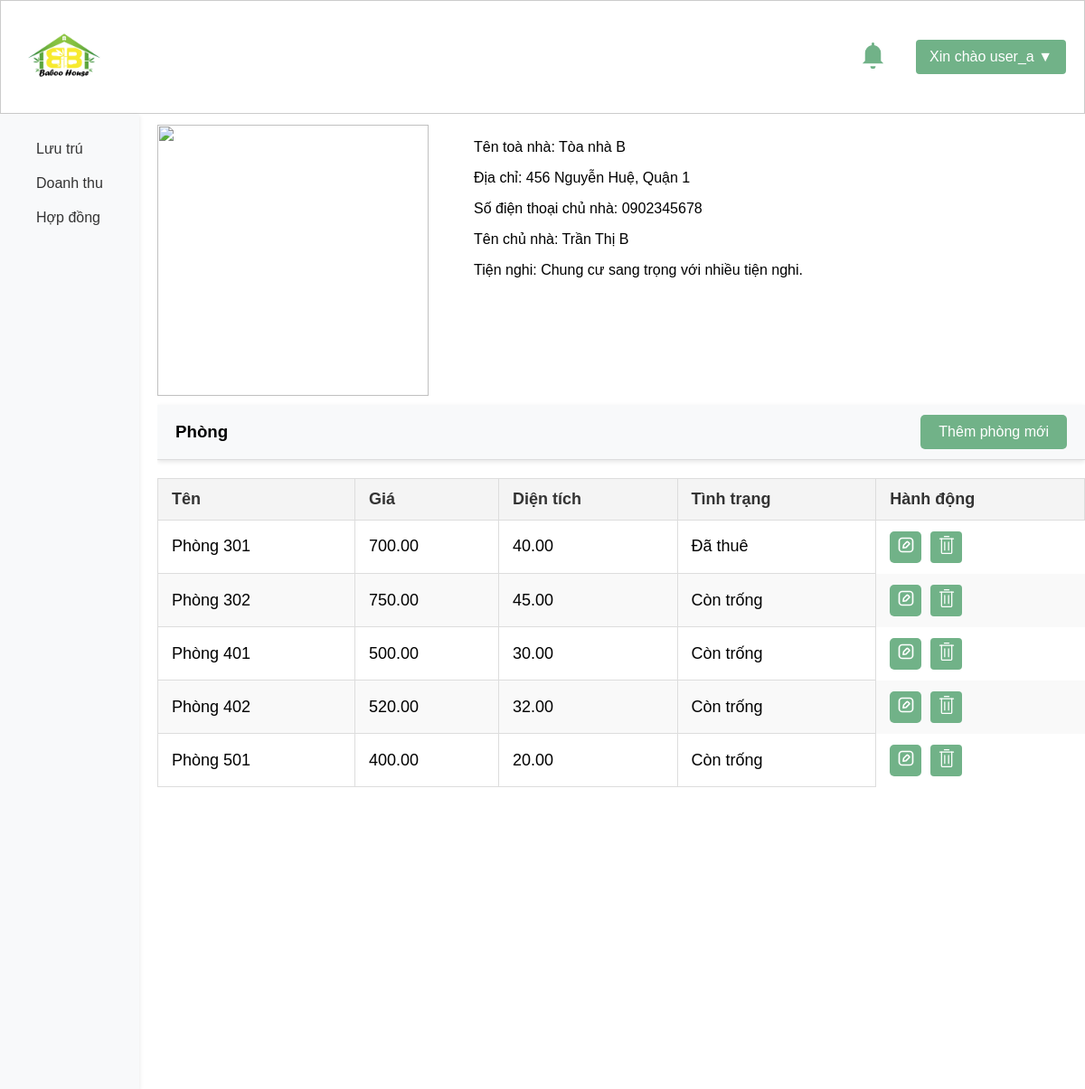
/templates/edit_rooms.php?building_id=2 (signed in), run on the app's committed database.
### tables this page shows
CREATE TABLE `buildings` (
  `building_id` int(11) NOT NULL,
  `user_id` int(11) DEFAULT NULL,
  `name` varchar(255) DEFAULT NULL,
  `address` varchar(255) DEFAULT NULL,
  `rental_price` decimal(10,2) DEFAULT NULL,
  `owner_name` varchar(255) DEFAULT NULL,
  `owner_phone` varchar(50) DEFAULT NULL,
  `building_type` varchar(50) DEFAULT NULL,
  `electricity_price` decimal(10,2) DEFAULT NULL,
  `water_price` decimal(10,2) DEFAULT NULL,
  `description` text DEFAULT NULL,
  `last_modified` datetime DEFAULT NULL,
  `photo_urls` text DEFAULT NULL,
  `approved` tinyint(1) DEFAULT 0
);

CREATE TABLE `rooms` (
  `room_id` int(11) NOT NULL,
  `building_id` int(11) DEFAULT NULL,
  `room_name` varchar(255) DEFAULT NULL,
  `area` decimal(10,2) DEFAULT NULL,
  `rental_price` decimal(10,2) DEFAULT NULL,
  `room_type` varchar(50) DEFAULT NULL,
  `room_status` varchar(50) DEFAULT NULL,
  `photo_urls` text DEFAULT NULL
);

### admin/getallroom.php (called while the page is built, shortened)
<?php
require '../config/database.php';
function getAllrooms($building_id) {
    global $conn;
    $sql = "SELECT * FROM rooms WHERE building_id = ?";
    $stmt = $conn->prepare($sql);
    if ($building_id) {
        $stmt->bind_param("i", $building_id);
    }
    $stmt->execute();
    $result = $stmt->get_result();
    return $result;
}
?>

### templates/edit_rooms.php (the view, shortened to what this page needs)
<?php
require '../config/database.php';
require '../admin/getallroom.php';
$building_id = $_GET['building_id'];
$sql = "SELECT * FROM buildings WHERE building_id = ?";
$stmt = $conn->prepare($sql);
$stmt->bind_param("i", $building_id);
$stmt->execute();
$result = $stmt->get_result();
$building = $result->fetch_assoc();
$rooms = getAllRooms($building_id);
?>
<!DOCTYPE html>
<html lang="en">
<head>
    <link rel="stylesheet" href="../assets/css/rooms.css">
</head>
<body>
    <?php include '../includes/header.php'; ?>
    <div class="head-container">
        <div class="main-content">
            <div class="building-info-container">
                <img src="">
                <div>
                    <p>Tên toà nhà: <?php echo htmlspecialchars($building['name']); ?></p>
                    <p>Địa chỉ: <?php echo htmlspecialchars($building['address']); ?></p>
                    <p>Số điện thoại chủ nhà: <?php echo htmlspecialchars($building['owner_phone']); ?></p>
                    <p>Tên chủ nhà: <?php echo htmlspecialchars($building['owner_name']); ?></p>
                    <p>Tiện nghi: <?php echo htmlspecialchars($building['description']); ?></p>
                </div>
            </div>
            <div class="manage-head">
                <h3>Phòng</h3>
                <?php if (isset($_SESSION['role']) && $_SESSION['role'] == 'admin'): ?>
                    <?php if ($building['approved']): ?>
                        <form action="../admin/approve_room.php" method="POST">
                            <input type="hidden" name="action" value="stop">
                            <input type="hidden" name="building_id" value="<?php echo $building_id; ?>">
                            <button type="submit" class="create">Ngưng toà nhà</button>
                        </form>
                    <?php else: ?>
                        <form action="../admin/approve_room.php" method="POST">
                            <input type="hidden" name="action" value="approve">
                            <input type="hidden" name="building_id" value="<?php echo $building_id; ?>">
                            <button type="submit" class="create">Duyệt toà nhà</button>
                        </form>
                    <?php endif; ?>
                <?php else: ?>
                    <button class="create" onclick="location.href='create_room.php?building_id=<?php echo $building_id; ?>'">Thêm phòng mới</button>
                <?php endif; ?>
            </div>
            <table>
                <thead>
                    <tr>
                        <th>Tên</th>
                        <th>Giá</th>
                        <th>Diện tích</th>
                        <th>Tình trạng</th>
                        <?php if (isset($_SESSION['role']) && $_SESSION['role'] != 'admin'): ?>
                        <th>Hành động</th>
                        <?php endif; ?>
                    </tr>
                </thead>
                <tbody>
                <?php if ($rooms->num_rows > 0): ?>
                    <?php foreach ($rooms as $room): ?>
                    <tr>
                        <td><?php echo htmlspecialchars($room['room_name']); ?></td>
                        <td><?php echo htmlspecialchars($room['rental_price']); ?></td>
                        <td><?php echo htmlspecialchars($room['area']); ?></td>
                        <td><?php echo htmlspecialchars($room['room_status']); ?></td>
                        <?php if (isset($_SESSION['role']) && $_SESSION['role'] != 'admin'): ?>
                        <td class="crud-btn">
                            <button
                                class="button edit"
                                data-id="<?php echo $room['room_id']; ?>"
                                data-name="<?php echo htmlspecialchars($room['room_name']); ?>"
                                data-price="<?php echo htmlspecialchars($room['rental_price']); ?>"
                                data-area="<?php echo htmlspecialchars($room['area']); ?>"
                                data-status="<?php echo htmlspecialchars($room['room_status']); ?>"
                                onclick="openLightbox(this);"><img src="../assets/icons/edit.svg"></button>
                            <form action="../admin/delete_room.php" method="post" onsubmit="return confirm('Are you sure you want to delete this building?');" style="display:inline;">
                                <button class="delete" type="submit"><img src="../assets/icons/bin.svg"></button>
                            </form>
                        </td>
                        <?php endif; ?>
                    </tr>
                    <?php endforeach; ?>
                <?php else: ?>
                    <tr>
                        <td colspan="5">Không tìm thấy phòng</td>
                    </tr>
                <?php endif; ?>
                </tbody>
            </table>
        </div>
        <?php include '../includes/sidebar.php'; ?>
    </div>
</body>
</html>

### assets/css/rooms.css (style rules this page uses)
.building-info-container { display: flex; gap: 50px; margin-bottom: 1%; }
.building-info-container img { width: 300px; height: 300px; }

### assets/css/style.css (style rules this page uses)
* { user-select: none; -webkit-user-drag: none; }
body { width: 100%; height: 100%; margin: 0; overflow: hidden; font-family: Arial, sans-serif; }
input[type="checkbox"], input[type="range"], button { cursor: pointer; }
button[type="submit"] { width: 100%; padding: 10px; background-color: #71b288; border: none; border-radius: 4px; color: #ffffff; font-size: 16px; cursor: pointer; }
.head-container { column-gap: 20px; background-color: #ffffff; width: 100%; display: flex; flex-direction: row-reverse; }
.manage-head { width: auto; display: flex; flex-direction: row; justify-content: space-between; align-items: center; padding: 0px 20px; background-color: #f8f9fa; border-bottom: 1px solid #ddd; box-shadow: 0 2px 5px rgba(0, 0, 0, 0.1); }
.main-content { width: 90%; height: 85vh; overflow-y: scroll; margin-top: 1%; }
table { width: 100%; border-collapse: collapse; margin: 20px 0; font-size: 18px; text-align: left; border-collapse: collapse; width: auto; table-layout: auto; }
table th, table td { padding: 12px 15px; border: 1px solid #ddd; }
table th { background-color: #f4f4f4; color: #333; }
table tr:nth-child(even) { background-color: #f9f9f9; }
.create, .delete, .edit { display: inline-block; padding: 10px 20px; font-size: 16px; color: #fff; background-color: #71b288; border: none; border-radius: 5px; cursor: pointer; }
table { border-collapse: collapse; margin: 20px 0; font-size: 18px; text-align: left; border-collapse: collapse; width: 100%; table-layout: auto; }
.crud-btn { display: flex; gap: 10px; height: 100%; border: none; }
.crud-btn button { width: 35px; height: 35px; padding: 0; }
.crud-btn button img { width: 20px; height: 20px; }

### data on the page
buildings: name "Tòa nhà B", address "456 Nguyễn Huệ, Quận 1", owner_phone "0902345678", owner_name "Trần Thị B", description "Chung cư sang trọng với nhiều tiện nghi."
rooms: room_name "Phòng 301", rental_price "700.00", area "40.00", room_status "Đã thuê"
rooms: room_name "Phòng 302", rental_price "750.00", area "45.00", room_status "Còn trống"
rooms: room_name "Phòng 401", rental_price "500.00", area "30.00", room_status "Còn trống"
rooms: room_name "Phòng 402", rental_price "520.00", area "32.00", room_status "Còn trống"
rooms: room_name "Phòng 501", rental_price "400.00", area "20.00", room_status "Còn trống"

### other printed values
$_SESSION['username'] "user_a"
